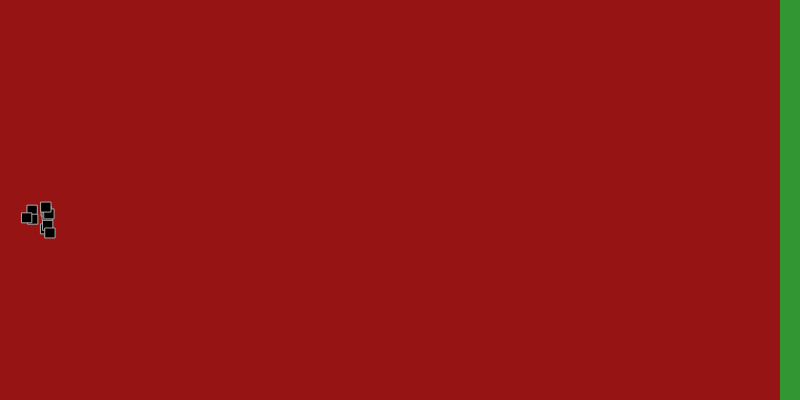
Frame 1 (no input)
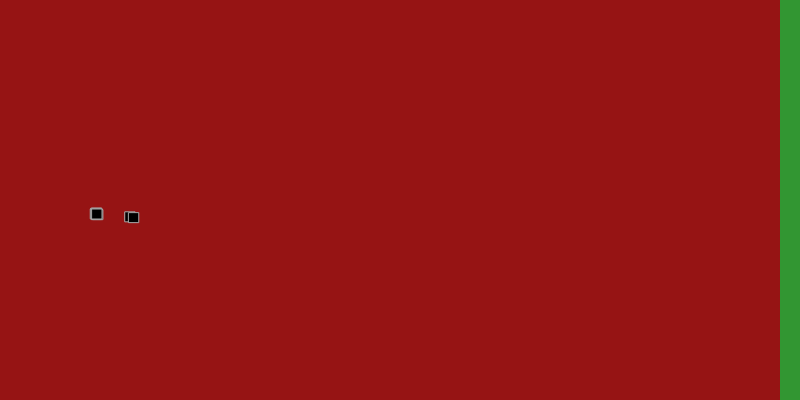
Frame 60 (no input)
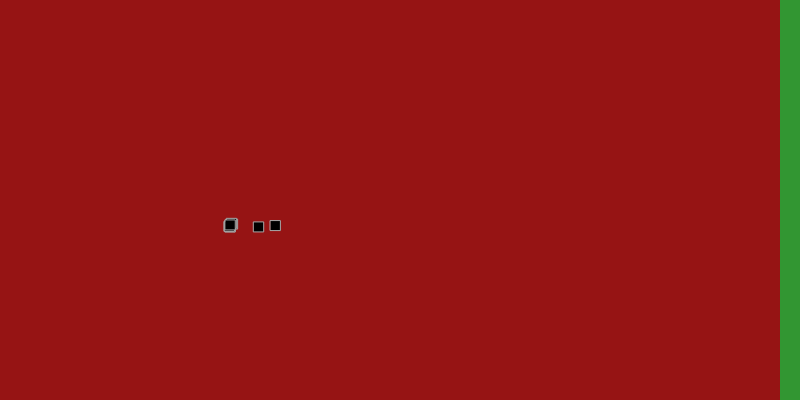
Frame 120 (the mouse pressed at the canvas centre since frame 60)

The p5.js sketch that drew these frames (run headless with seeded random() and noise() and a simulated clock; from frame 60 on, the mouse is pressed at the canvas centre):

// p5.js sketch
// ── sketch.js
var ship = [];
var passed = 0;

function setup() {
  createCanvas(800, 400);
  for(let i = 0; i < 10; i++){
    ship.push(new Ship(20, height/2, [random(30), random(30)]));
  }
}

function draw() {
  background(150, 20, 20);
  noStroke();
  fill(50, 150, 50);
  rect(width-20, 0, 20, height);
  for(let i = 0; i < ship.length; i++){
    if(ship[i].run()) reset();
    if(ship[i].move()) passed += 1;
  }
  if(passed == ship.length) reset();
}

function reset(){
  crossOver();
  for(let i = 0; i < 10; i++){
    ship[i].x = 0;
    ship[i].y = height/2;
  }
  passed = 0;
}

function crossOver(){
  let best = findBest();
  for(let i = 0; i < ship.length; i++){
    ship[i].speed[0] = (ship[i].speed[0] + best.speed[0])/2;
    ship[i].speed[1] = (ship[i].speed[1] + best.speed[1])/2;
  }
  mutate();
}

function findBest(){
  let best = new Ship(0, 0, [0, 0]);
  best.points = 10000000;
  for(let i = 0; i < ship.length; i++){
    if(ship[i].points < best.points) best = ship[i];
  }
  return best;
}

function mutate(){
  for(let i = 0; i < ship.length; i++){
    ship[i].speed[0] += random(-0.2, 0.2);
    ship[i].speed[1] += random(-0.2, 0.2);
  }
}

// ── Ship.js
class Ship{
  constructor(_x, _y, _speed){
    this.x = _x;
    this.y = _y;
    this.speed = _speed;
    this.points = 0;
    this.death = false;
  }

  run(){
    this.move();
    this.show();
    if(this.score()) return true;
    return false;
  }

  move(){
    this.x += this.speed[0];
    this.y += this.speed[1];
    if(this.y < 0 || this.y + 10 > height || this.x < 0){
      this.speed = [0, 0];
      this.death = true;
      this.points += 1000;
      return true;
    }
    return false;
  }

  show(){
    stroke(168);
    fill(0);
    rect(this.x, this.y, 10, 10);
  }

  score(){
    let steps = 0;
    steps++;
    if(this.win()){
      this.points -= 100;
      return true;
    }
    if(!this.death){
      this.points = (width-20) - (this.x+10);
      this.points += steps/frameRate();
    }

    return false;
  }

  win(){
    return (this.x + 10 >= width-20)
  }




}
